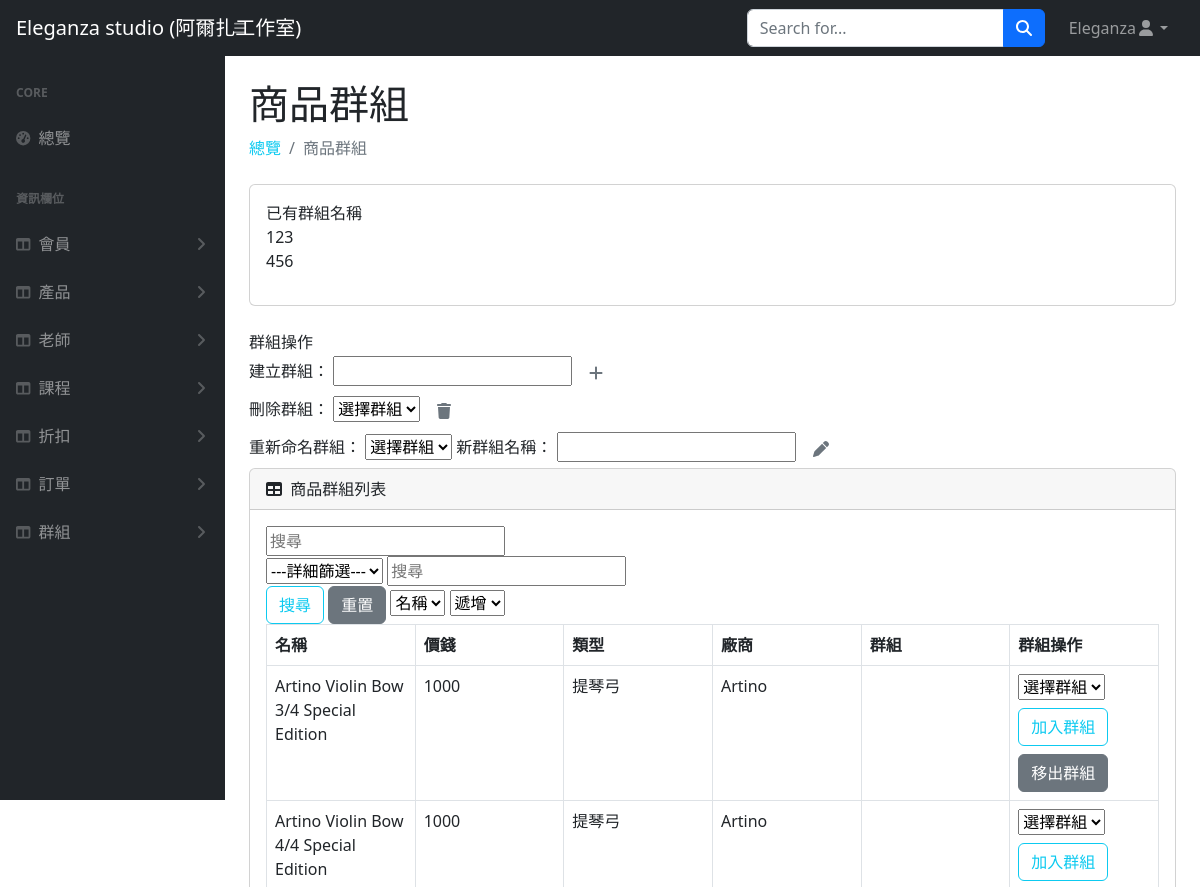
The page /groups/product_group.php (signed in, upper part) on the database as committed earlier.
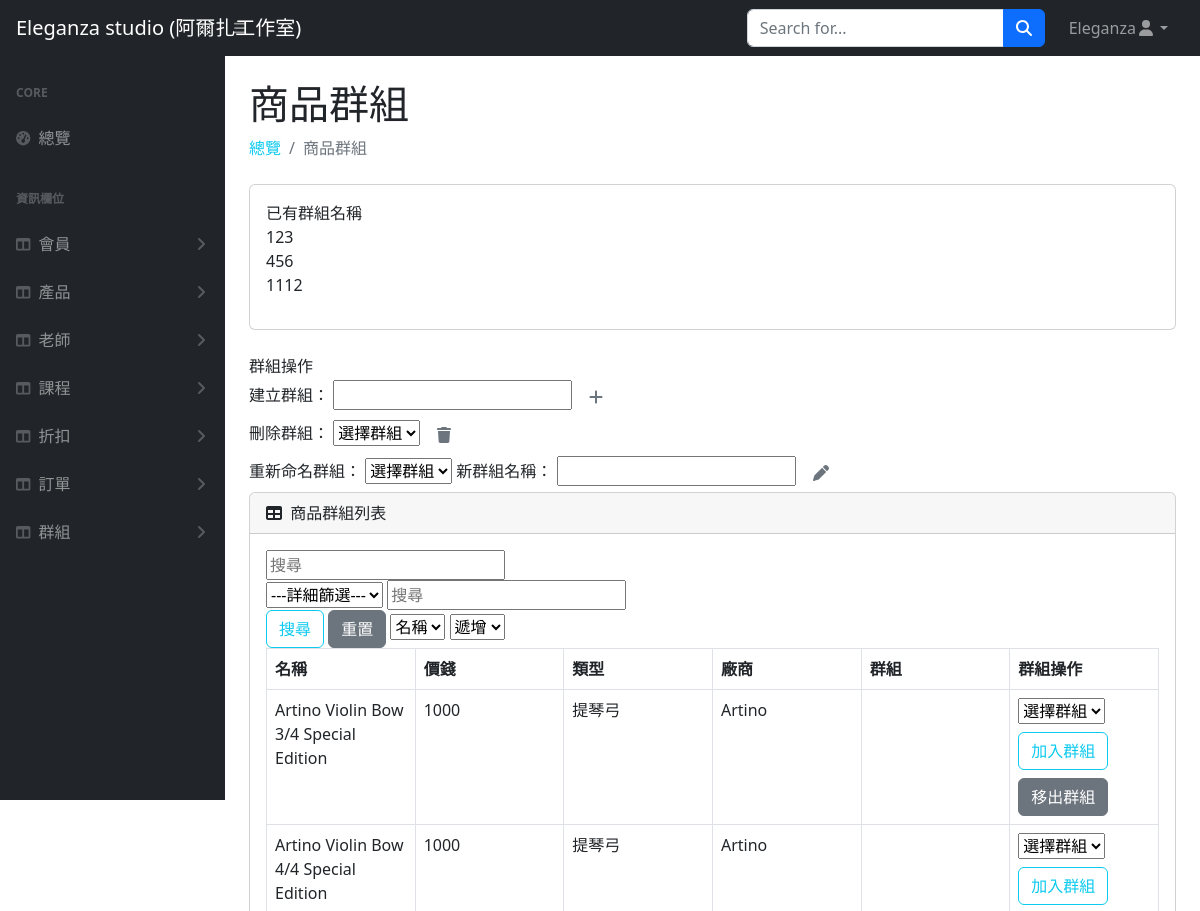
The same page on the database as committed later.
### tables this page shows
CREATE TABLE `product_category_groups` (
  `group_id` int(11) NOT NULL,
  `group_name` varchar(255) NOT NULL
);

CREATE TABLE `product` (
  `product_id` int(5) NOT NULL,
  `product_category_id` int(2) NOT NULL,
  `name` varchar(50) NOT NULL,
  `brand` varchar(30) NOT NULL,
  `size` int(1) DEFAULT NULL,
  `top` varchar(10) DEFAULT NULL,
  `back_and_sides` varchar(10) DEFAULT NULL,
  `neck` varchar(10) DEFAULT NULL,
  `fingerboard` varchar(10) DEFAULT NULL,
  `bow` varchar(10) DEFAULT NULL,
  `strings` varchar(10) DEFAULT NULL,
  `num` int(3) NOT NULL,
  `price` int(5) NOT NULL,
  `status` int(1) NOT NULL,
  `img` varchar(20) DEFAULT NULL,
  `introduction` varchar(150) NOT NULL,
  `valid` int(1) NOT NULL,
  `group_id` int(11) DEFAULT NULL
);

CREATE TABLE `product_category` (
  `product_category_id` int(2) NOT NULL,
  `type` varchar(10) NOT NULL
);

### groups/product_group.php (the view, shortened to what the changed rows need)
<?php
require_once("../db_connect.php");
$search = isset($_GET["search"]) ? $_GET["search"] : "";
$orderBy = isset($_GET["orderBy"]) ? $_GET["orderBy"] : "name";
$orderDirection = isset($_GET["orderDirection"]) ? $_GET["orderDirection"] : "asc";
$filterClause = "";
$sql = "SELECT `product`.*, `product_category`.*, `product_category_groups`.*
        FROM `product`
        JOIN `product_category` ON `product`.`product_category_id` = `product_category`.`product_category_id`
        LEFT JOIN `product_category_groups` ON `product`.`group_id` = `product_category_groups`.`group_id`
        WHERE (`product`.`name` LIKE '%$search%' OR
               `product`.`brand` LIKE '%$search%' OR
               `product`.`price` LIKE '%$search%' OR
               `product`.`product_category_id` LIKE '%$search%')
               $filterClause
        ORDER BY $orderBy $orderDirection";
$result = $conn->query($sql);
$query = "SELECT * FROM product_category_groups";
$groupStatement = $conn->query($query);
$groups = $groupStatement->fetch_all(MYSQLI_ASSOC);
?>
<!DOCTYPE html>
<html lang="en">
<head>
    <link href="https://cdn.jsdelivr.net/npm/simple-datatables@7.1.2/dist/style.min.css" rel="stylesheet" />
    <link href="../css/styles.css" rel="stylesheet" />
</head>
<body class="sb-nav-fixed">
    <div id="layoutSidenav">
        <div id="layoutSidenav_content">
            <main>
                <div class="container-fluid px-4">
                    <h1 class="mt-4">商品群組</h1>
                    <div class="card mb-4">
                        <div class="card-body">已有群組名稱
                            <ul class="list-unstyled">
                                <?php foreach ($groups as $group) : ?>
                                    <li><?= $group['group_name'] ?></li>
                                <?php endforeach; ?>
                            </ul>
                        </div>
                    </div>
                    <div class="card mb-4">
                        <div class="card-body">
                            <table class="datatable-table" id="order">
                                <thead>
                                    <tr>
                                        <th data-sortable="true" style="width:15%;" style="width: 15.004840271055178%;">
                                            <a href="#">
                                                名稱
                                            </a>
                                        </th>
                                        <th data-sortable="true" style="width:15%;" style="width: 15.004840271055178%;">
                                            <a href="#">
                                                價錢
                                            </a>
                                        </th>
                                        <th data-sortable="true" style="width:15%;" style="width: 15.004840271055178%;">
                                            <a href="#">
                                                類型
                                            </a>
                                        </th>
                                        <th data-sortable="true" style="width:15%;" style="width: 15.004840271055178%;">
                                            <a href="#">
                                                廠商
                                            </a>
                                        </th>
                                        <th data-sortable="true" style="width:15%;" style="width: 15.004840271055178%;">
                                            <a href="#">
                                                群組
                                            </a>
                                        </th>
                                        <th data-sortable="true" style="width:15%;" style="width: 15.004840271055178%;">
                                            <a href="#">
                                                群組操作
                                            </a>
                                        </th>
                                    </tr>
                                </thead>
                                <tbody>
                                    <?php
                                    $rows = $result->fetch_all(MYSQLI_ASSOC);
                                    foreach ($rows as $product) :
                                    ?>
                                        <tr>
                                            <td><?= $product["name"] ?></td>
                                            <td><?= $product["price"] ?></td>
                                            <td>
                                                <?php
                                                $category_id = $product["product_category_id"];
                                                $category_name = "";
                                                if ($category_id == 1) {
                                                    $category_name = "小提琴";
                                                } elseif ($category_id == 2) {
                                                    $category_name = "小提琴盒";
                                                } elseif ($category_id == 3) {
                                                    $category_name = "提琴弓";
                                                } elseif ($category_id == 4) {
                                                    $category_name = "松香";
                                                } elseif ($category_id == 5) {
                                                    $category_name = "譜架";
                                                }
                                                echo $category_name;
                                                ?>
                                            </td>
                                            <td><?= $product["brand"] ?></td>
                                            <td>
                                            </td>
                                            <td>
                                                <form method="post">
                                                    <select name="group_id">
                                                        <option value="">選擇群組</option>
                                                    </select>
                                                    <button class="my-2 btn btn-outline-info" type="submit" name="add_to_group">加入群組</button>
                                                    <button class="btn btn-secondary" type="submit" name="remove_from_group">移出群組</button>
                                                </form>
                                            </td>
                                        </tr>
                                    <?php endforeach; ?>
                                </tbody>
                            </table>
                        </div>
                    </div>
                </div>
            </main>
        </div>
    </div>
</body>
</html>

Rows that differ between the two databases and show on the page:
added product_category_groups: group_name "1112"
